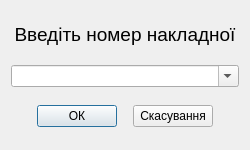
<?xml version="1.0" encoding="UTF-8"?>
<ui version="4.0">
 <class>ShpSearch</class>
 <widget class="QDialog" name="ShpSearch">
  <property name="geometry">
   <rect>
    <x>0</x>
    <y>0</y>
    <width>250</width>
    <height>150</height>
   </rect>
  </property>
  <property name="windowTitle">
   <string>Пошук перевезення</string>
  </property>
  <layout class="QVBoxLayout" name="verticalLayout">
   <item>
    <spacer name="verticalSpacer_3">
     <property name="orientation">
      <enum>Qt::Vertical</enum>
     </property>
     <property name="sizeHint" stdset="0">
      <size>
       <width>20</width>
       <height>4</height>
      </size>
     </property>
    </spacer>
   </item>
   <item>
    <widget class="QLabel" name="l_enterShpId">
     <property name="font">
      <font>
       <pointsize>14</pointsize>
      </font>
     </property>
     <property name="text">
      <string>Введіть номер накладної</string>
     </property>
     <property name="alignment">
      <set>Qt::AlignCenter</set>
     </property>
     <property name="wordWrap">
      <bool>true</bool>
     </property>
    </widget>
   </item>
   <item>
    <spacer name="verticalSpacer">
     <property name="orientation">
      <enum>Qt::Vertical</enum>
     </property>
     <property name="sizeType">
      <enum>QSizePolicy::Expanding</enum>
     </property>
     <property name="sizeHint" stdset="0">
      <size>
       <width>20</width>
       <height>4</height>
      </size>
     </property>
    </spacer>
   </item>
   <item>
    <widget class="QComboBox" name="cmbShpId">
     <property name="editable">
      <bool>true</bool>
     </property>
    </widget>
   </item>
   <item>
    <spacer name="verticalSpacer_2">
     <property name="orientation">
      <enum>Qt::Vertical</enum>
     </property>
     <property name="sizeHint" stdset="0">
      <size>
       <width>20</width>
       <height>4</height>
      </size>
     </property>
    </spacer>
   </item>
   <item>
    <layout class="QHBoxLayout" name="horizontalLayout">
     <item>
      <spacer name="horizontalSpacer_2">
       <property name="orientation">
        <enum>Qt::Horizontal</enum>
       </property>
       <property name="sizeHint" stdset="0">
        <size>
         <width>40</width>
         <height>20</height>
        </size>
       </property>
      </spacer>
     </item>
     <item>
      <widget class="QPushButton" name="pb_OK">
       <property name="text">
        <string>ОК</string>
       </property>
       <property name="default">
        <bool>true</bool>
       </property>
      </widget>
     </item>
     <item>
      <spacer name="horizontalSpacer">
       <property name="orientation">
        <enum>Qt::Horizontal</enum>
       </property>
       <property name="sizeType">
        <enum>QSizePolicy::Fixed</enum>
       </property>
       <property name="sizeHint" stdset="0">
        <size>
         <width>10</width>
         <height>20</height>
        </size>
       </property>
      </spacer>
     </item>
     <item>
      <widget class="QPushButton" name="pb_cancel">
       <property name="text">
        <string>Скасування</string>
       </property>
      </widget>
     </item>
     <item>
      <spacer name="horizontalSpacer_3">
       <property name="orientation">
        <enum>Qt::Horizontal</enum>
       </property>
       <property name="sizeHint" stdset="0">
        <size>
         <width>40</width>
         <height>20</height>
        </size>
       </property>
      </spacer>
     </item>
    </layout>
   </item>
   <item>
    <spacer name="verticalSpacer_4">
     <property name="orientation">
      <enum>Qt::Vertical</enum>
     </property>
     <property name="sizeHint" stdset="0">
      <size>
       <width>20</width>
       <height>4</height>
      </size>
     </property>
    </spacer>
   </item>
  </layout>
 </widget>
 <resources/>
 <connections/>
</ui>
